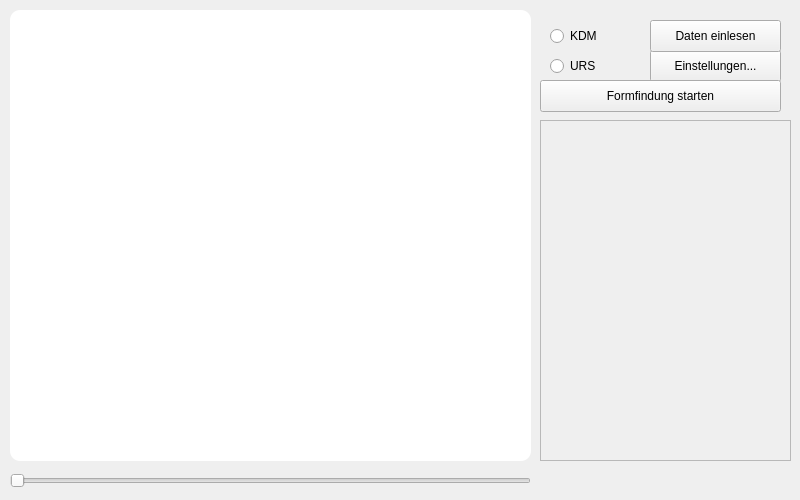
<?xml version="1.0" encoding="UTF-8"?>
<ui version="4.0">
 <class>Form</class>
 <widget class="QWidget" name="Form">
  <property name="enabled">
   <bool>true</bool>
  </property>
  <property name="geometry">
   <rect>
    <x>0</x>
    <y>0</y>
    <width>800</width>
    <height>500</height>
   </rect>
  </property>
  <property name="minimumSize">
   <size>
    <width>800</width>
    <height>500</height>
   </size>
  </property>
  <property name="maximumSize">
   <size>
    <width>800</width>
    <height>500</height>
   </size>
  </property>
  <property name="mouseTracking">
   <bool>false</bool>
  </property>
  <property name="windowTitle">
   <string>Form</string>
  </property>
  <widget class="QPushButton" name="btn_settings">
   <property name="geometry">
    <rect>
     <x>650</x>
     <y>50</y>
     <width>131</width>
     <height>32</height>
    </rect>
   </property>
   <property name="cursor">
    <cursorShape>PointingHandCursor</cursorShape>
   </property>
   <property name="text">
    <string>Einstellungen...</string>
   </property>
  </widget>
  <widget class="QPushButton" name="btn_browse">
   <property name="enabled">
    <bool>true</bool>
   </property>
   <property name="geometry">
    <rect>
     <x>650</x>
     <y>20</y>
     <width>131</width>
     <height>32</height>
    </rect>
   </property>
   <property name="cursor">
    <cursorShape>PointingHandCursor</cursorShape>
   </property>
   <property name="text">
    <string>Daten einlesen</string>
   </property>
  </widget>
  <widget class="QPushButton" name="btn_start">
   <property name="geometry">
    <rect>
     <x>540</x>
     <y>80</y>
     <width>241</width>
     <height>32</height>
    </rect>
   </property>
   <property name="cursor">
    <cursorShape>PointingHandCursor</cursorShape>
   </property>
   <property name="styleSheet">
    <string notr="true"/>
   </property>
   <property name="text">
    <string>Formfindung starten</string>
   </property>
  </widget>
  <widget class="QLabel" name="label_file">
   <property name="geometry">
    <rect>
     <x>650</x>
     <y>460</y>
     <width>131</width>
     <height>32</height>
    </rect>
   </property>
   <property name="font">
    <font>
     <pointsize>10</pointsize>
    </font>
   </property>
   <property name="text">
    <string/>
   </property>
   <property name="alignment">
    <set>Qt::AlignRight|Qt::AlignTrailing|Qt::AlignVCenter</set>
   </property>
  </widget>
  <widget class="QRadioButton" name="radio_kdm">
   <property name="geometry">
    <rect>
     <x>550</x>
     <y>20</y>
     <width>51</width>
     <height>32</height>
    </rect>
   </property>
   <property name="cursor">
    <cursorShape>PointingHandCursor</cursorShape>
   </property>
   <property name="text">
    <string>KDM</string>
   </property>
  </widget>
  <widget class="QRadioButton" name="radio_urs">
   <property name="geometry">
    <rect>
     <x>550</x>
     <y>50</y>
     <width>51</width>
     <height>32</height>
    </rect>
   </property>
   <property name="cursor">
    <cursorShape>PointingHandCursor</cursorShape>
   </property>
   <property name="text">
    <string>URS</string>
   </property>
  </widget>
  <widget class="QFrame" name="frame">
   <property name="enabled">
    <bool>true</bool>
   </property>
   <property name="geometry">
    <rect>
     <x>10</x>
     <y>10</y>
     <width>521</width>
     <height>451</height>
    </rect>
   </property>
   <property name="font">
    <font>
     <family>Arial Rounded MT Bold</family>
    </font>
   </property>
   <property name="styleSheet">
    <string notr="true">border-radius:10px;
border-width:0px;
background-color:white</string>
   </property>
   <property name="frameShape">
    <enum>QFrame::StyledPanel</enum>
   </property>
   <property name="frameShadow">
    <enum>QFrame::Raised</enum>
   </property>
  </widget>
  <widget class="QSlider" name="slider_plot">
   <property name="geometry">
    <rect>
     <x>10</x>
     <y>470</y>
     <width>521</width>
     <height>22</height>
    </rect>
   </property>
   <property name="cursor">
    <cursorShape>PointingHandCursor</cursorShape>
   </property>
   <property name="mouseTracking">
    <bool>false</bool>
   </property>
   <property name="orientation">
    <enum>Qt::Horizontal</enum>
   </property>
  </widget>
  <widget class="QLabel" name="label_step">
   <property name="geometry">
    <rect>
     <x>540</x>
     <y>460</y>
     <width>111</width>
     <height>32</height>
    </rect>
   </property>
   <property name="font">
    <font>
     <pointsize>10</pointsize>
    </font>
   </property>
   <property name="text">
    <string/>
   </property>
   <property name="alignment">
    <set>Qt::AlignLeading|Qt::AlignLeft|Qt::AlignVCenter</set>
   </property>
  </widget>
  <widget class="QScrollArea" name="scroll_area">
   <property name="geometry">
    <rect>
     <x>540</x>
     <y>120</y>
     <width>251</width>
     <height>341</height>
    </rect>
   </property>
   <property name="styleSheet">
    <string notr="true"/>
   </property>
   <property name="widgetResizable">
    <bool>true</bool>
   </property>
   <widget class="QWidget" name="scrollAreaWidgetContents">
    <property name="geometry">
     <rect>
      <x>0</x>
      <y>0</y>
      <width>249</width>
      <height>339</height>
     </rect>
    </property>
   </widget>
  </widget>
  <widget class="QLabel" name="label_logo">
   <property name="geometry">
    <rect>
     <x>190</x>
     <y>140</y>
     <width>150</width>
     <height>150</height>
    </rect>
   </property>
   <property name="text">
    <string/>
   </property>
   <property name="pixmap">
    <pixmap>../../../../../OneDrive-Persönlich/Studium/5. Semester/Bachelorarbeit/Programm/logo_statik.jpg</pixmap>
   </property>
   <property name="scaledContents">
    <bool>true</bool>
   </property>
  </widget>
 </widget>
 <resources/>
 <connections/>
</ui>
